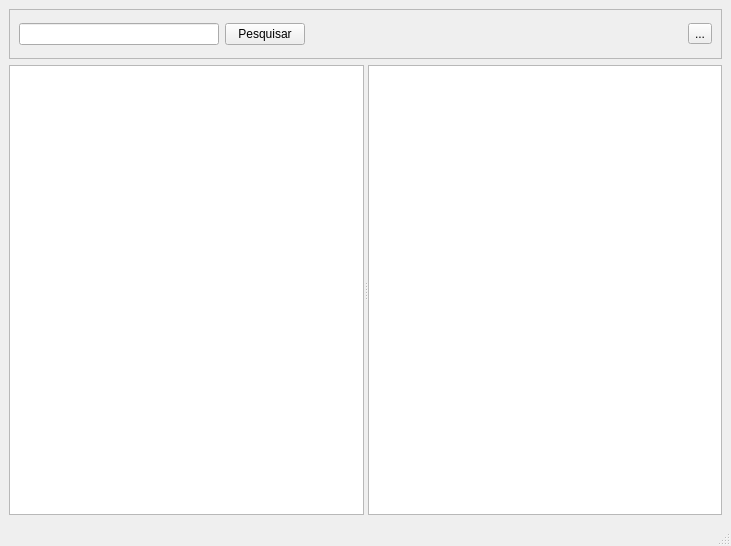
<?xml version="1.0" encoding="UTF-8"?>
<ui version="4.0">
 <class>MainUI</class>
 <widget class="QMainWindow" name="MainUI">
  <property name="geometry">
   <rect>
    <x>0</x>
    <y>0</y>
    <width>731</width>
    <height>546</height>
   </rect>
  </property>
  <property name="windowTitle">
   <string>Queue Manager</string>
  </property>
  <widget class="QWidget" name="centralwidget">
   <layout class="QGridLayout" name="gridLayout_2">
    <item row="0" column="0">
     <widget class="QFrame" name="frame">
      <property name="maximumSize">
       <size>
        <width>16777215</width>
        <height>50</height>
       </size>
      </property>
      <property name="frameShape">
       <enum>QFrame::StyledPanel</enum>
      </property>
      <property name="frameShadow">
       <enum>QFrame::Raised</enum>
      </property>
      <layout class="QGridLayout" name="gridLayout">
       <item row="0" column="0">
        <widget class="QLineEdit" name="lineEdit">
         <property name="maximumSize">
          <size>
           <width>200</width>
           <height>30</height>
          </size>
         </property>
        </widget>
       </item>
       <item row="0" column="1">
        <widget class="QPushButton" name="pushButton">
         <property name="text">
          <string>Pesquisar</string>
         </property>
        </widget>
       </item>
       <item row="0" column="2">
        <spacer name="horizontalSpacer">
         <property name="orientation">
          <enum>Qt::Horizontal</enum>
         </property>
         <property name="sizeHint" stdset="0">
          <size>
           <width>188</width>
           <height>20</height>
          </size>
         </property>
        </spacer>
       </item>
       <item row="0" column="3">
        <widget class="QToolButton" name="toolButton">
         <property name="text">
          <string>...</string>
         </property>
        </widget>
       </item>
      </layout>
     </widget>
    </item>
    <item row="1" column="0">
     <widget class="QSplitter" name="splitter">
      <property name="orientation">
       <enum>Qt::Horizontal</enum>
      </property>
      <widget class="QTreeView" name="treeView"/>
      <widget class="QPlainTextEdit" name="plainTextEdit">
       <property name="plainText">
        <string/>
       </property>
      </widget>
     </widget>
    </item>
   </layout>
  </widget>
  <widget class="QMenuBar" name="menubar">
   <property name="geometry">
    <rect>
     <x>0</x>
     <y>0</y>
     <width>731</width>
     <height>20</height>
    </rect>
   </property>
  </widget>
  <widget class="QStatusBar" name="statusbar"/>
 </widget>
 <resources/>
 <connections/>
</ui>
